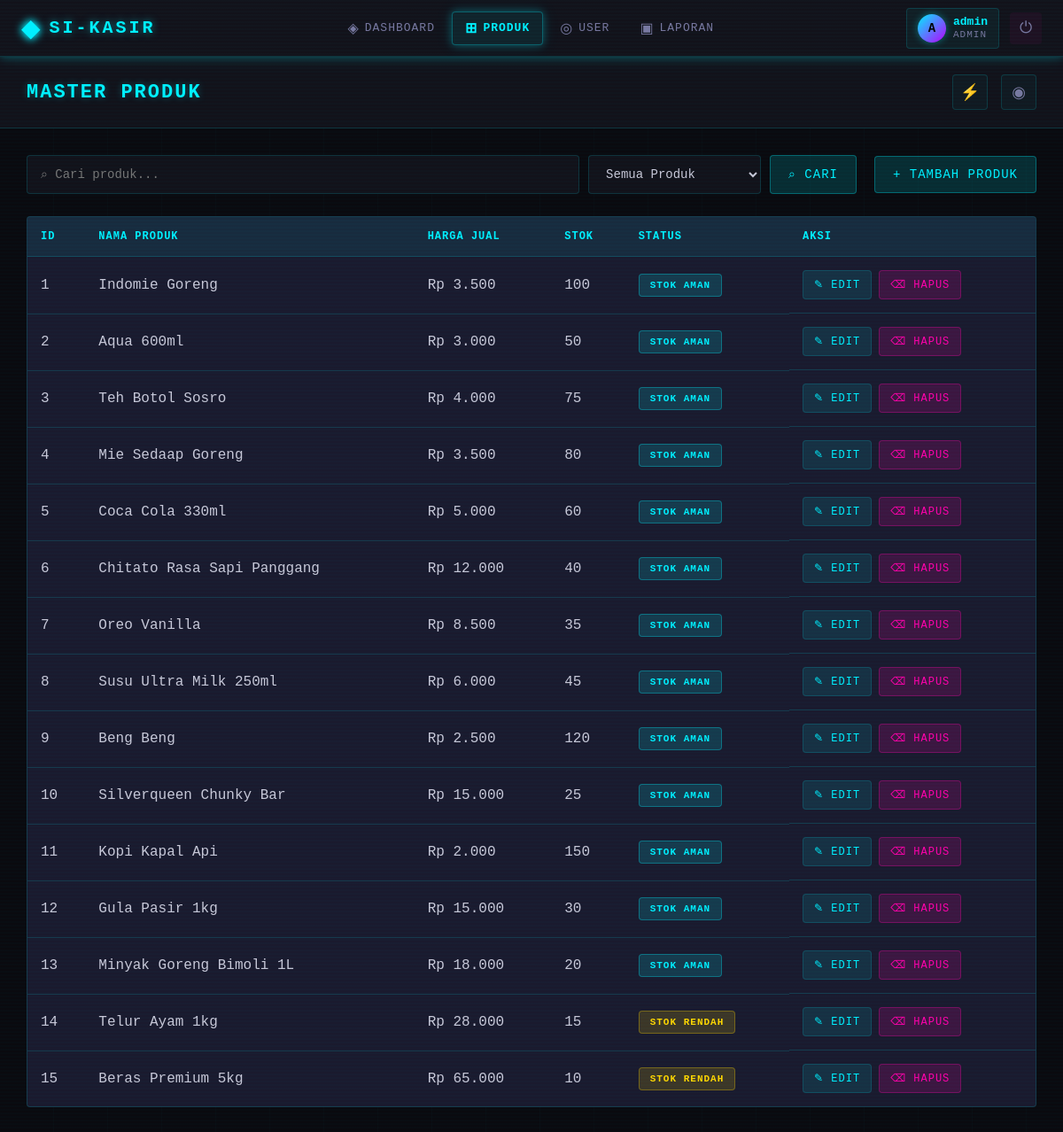
Screenshot of /modules/produk/index.php (signed in) with the database file from the repository.
### tables this page shows
CREATE TABLE IF NOT EXISTS m_produk (
    id_produk INT AUTO_INCREMENT PRIMARY KEY,
    nama_produk VARCHAR(100) NOT NULL,
    harga_jual DECIMAL(10,2) NOT NULL,
    stok INT NOT NULL DEFAULT 0
);

### includes/session.php (called while the page is built, shortened)
<?php
function getUsername() {
    return $_SESSION['username'] ?? null;
}
function getUserRole() {
    return $_SESSION['role'] ?? null;
}
?>

### modules/produk/index.php (the view, shortened to what this page needs)
<?php
require_once '../../includes/session.php';
$pageTitle = 'Master Produk';
$conn = getConnection();
$search = isset($_GET['search']) ? trim($_GET['search']) : '';
$filter = $_GET['filter'] ?? 'all';
$query = "SELECT * FROM m_produk WHERE 1=1";
$query .= " ORDER BY id_produk ASC";
$stmt = $conn->prepare($query);
$stmt->execute();
$result = $stmt->get_result();
$products = [];
while ($row = $result->fetch_assoc()) {
    $products[] = $row;
}
?>
<!DOCTYPE html>
<html lang="id">
<head>
    <link rel="stylesheet" href="/assets/css/sidebar.css">
    <link rel="stylesheet" href="/assets/css/produk.css">
</head>
<body>
    <?php include '../../includes/sidebar.php'; ?>
    <main class="main-content">
        <?php include '../../includes/topbar.php'; ?>
        <div class="content-area">
            <div class="toolbar">
                <div class="search-filter">
                    <form method="GET" action="" class="search-form">
                        <input type="text" name="search" placeholder="⌕ Cari produk..." value="<?php echo htmlspecialchars($search); ?>">
                        <select name="filter" onchange="this.form.submit()">
                            <option value="all" <?php echo $filter === 'all' ? 'selected' : ''; ?>>Semua Produk</option>
                        </select>
                        <button type="submit" class="btn btn-primary">⌕ Cari</button>
                    </form>
                </div>
                <a href="tambah.php" class="btn btn-success">+ Tambah Produk</a>
            </div>
            <div class="table-container">
                <table>
                    <thead>
                        <tr>
                            <th>ID</th>
                            <th>Nama Produk</th>
                            <th>Harga Jual</th>
                            <th>Stok</th>
                            <th>Status</th>
                            <th>Aksi</th>
                        </tr>
                    </thead>
                    <tbody>
                        <?php if (count($products) > 0): ?>
                            <?php foreach ($products as $row): ?>
                                <tr>
                                    <td><?php echo $row['id_produk']; ?></td>
                                    <td><?php echo htmlspecialchars($row['nama_produk']); ?></td>
                                    <td>Rp <?php echo number_format($row['harga_jual'], 0, ',', '.'); ?></td>
                                    <td><?php echo $row['stok']; ?></td>
                                    <td>
                                        <?php if ($row['stok'] < 5): ?>
                                            <span class="badge badge-danger">Stok Kritis</span>
                                        <?php elseif ($row['stok'] < 20): ?>
                                            <span class="badge badge-warning">Stok Rendah</span>
                                        <?php else: ?>
                                            <span class="badge badge-success">Stok Aman</span>
                                        <?php endif; ?>
                                    </td>
                                    <td class="action-buttons">
                                        <a href="edit.php?id=<?php echo $row['id_produk']; ?>" class="btn btn-sm">✎ Edit</a>
                                        <a href="?delete=<?php echo $row['id_produk']; ?>" class="btn btn-sm btn-danger" onclick="return confirm('Yakin ingin menghapus produk ini?')">⌫ Hapus</a>
                                    </td>
                                </tr>
                            <?php endforeach; ?>
                        <?php endif; ?>
                    </tbody>
                </table>
            </div>
        </div>
    </main>
</body>
</html>

### includes/sidebar.php (shortened to what this page needs)
<header class="header" id="header">
    <div class="header-left">
        <a href="/index.php" class="header-brand">
            <span class="brand-icon">◆</span>
            <span class="brand-text">SI-KASIR</span>
        </a>
    </div>
    <nav class="header-nav">
        <a href="/index.php" class="nav-link <?php echo basename($_SERVER['PHP_SELF']) === 'index.php' && dirname($_SERVER['PHP_SELF']) === '/' ? 'active' : ''; ?>">
            <span class="nav-icon">◈</span>
            <span class="nav-text">Dashboard</span>
        </a>
        <?php if (getUserRole() === 'Admin'): ?>
        <a href="/modules/produk/index.php" class="nav-link <?php echo strpos($_SERVER['PHP_SELF'], '/modules/produk/') !== false ? 'active' : ''; ?>">
            <span class="nav-icon">⊞</span>
            <span class="nav-text">Produk</span>
        </a>
        <a href="/modules/auth/user.php" class="nav-link <?php echo strpos($_SERVER['PHP_SELF'], '/modules/auth/user') !== false ? 'active' : ''; ?>">
            <span class="nav-icon">◎</span>
            <span class="nav-text">User</span>
        </a>
        <?php endif; ?>
        <?php if (getUserRole() === 'Admin'): ?>
        <a href="/modules/laporan/index.php" class="nav-link <?php echo strpos($_SERVER['PHP_SELF'], '/modules/laporan/') !== false ? 'active' : ''; ?>">
            <span class="nav-icon">▣</span>
            <span class="nav-text">Laporan</span>
        </a>
        <?php endif; ?>
    </nav>
    <div class="header-right">
        <div class="header-user">
            <div class="user-avatar-mini">
                <?php echo strtoupper(substr(getUsername(), 0, 1)); ?>
            </div>
            <div class="user-info-mini">
                <span class="user-name"><?php echo htmlspecialchars(getUsername()); ?></span>
                <span class="user-role"><?php echo htmlspecialchars(getUserRole()); ?></span>
            </div>
        </div>
        <a href="/modules/auth/logout.php" class="logout-btn" title="Logout">
            <span>⏻</span>
        </a>
    </div>
</header>

### includes/topbar.php (shortened to what this page needs)
<div class="top-bar">
    <h1 class="page-title"><?php echo $pageTitle ?? 'Dashboard'; ?></h1>
    <div class="top-bar-actions">
        <button class="notification-btn" title="Notifikasi" onclick="showNotifications()">
            ⚡
        </button>
        <button class="profile-btn" title="Profile" onclick="showProfile()">
            ◉
        </button>
    </div>
</div>

### assets/css/produk.css (style rules this page uses)
:root { --bg-primary: #0a0a0f; --bg-secondary: #12121a; --bg-card: #1a1a2e; --neon-cyan: #00f0ff; --neon-pink: #ff00aa; --neon-purple: #b800ff; --neon-yellow: #ffd700; --text-primary: #c8c8d8; --text-secondary: #7878a0; --border-color: rgba(0, 240, 255, 0.15); --glow-cyan: 0 0 10px rgba(0, 240, 255, 0.3), 0 0 20px rgba(0, 240, 255, 0.1); }
.content-area { padding: 30px; }
.toolbar { display: flex; justify-content: space-between; align-items: center; margin-bottom: 25px; gap: 20px; flex-wrap: wrap; }
.search-filter { flex: 1; min-width: 300px; }
.search-form { display: flex; gap: 10px; flex-wrap: wrap; }
.search-form input, .search-form select { padding: 12px 15px; border: 1px solid var(--border-color); border-radius: 4px; font-size: 14px; transition: all 0.3s; background: var(--bg-secondary); color: var(--text-primary); font-family: 'Courier New', monospace; }
.search-form input { flex: 1; min-width: 200px; }
.search-form select { min-width: 150px; }
.btn { display: inline-flex; align-items: center; gap: 8px; padding: 12px 20px; background: rgba(0, 240, 255, 0.1); color: var(--neon-cyan); text-decoration: none; border-radius: 4px; border: 1px solid var(--border-color); cursor: pointer; font-size: 14px; font-weight: 500; transition: all 0.3s; font-family: 'Courier New', monospace; text-transform: uppercase; letter-spacing: 1px; }
.btn-success { background: rgba(0, 240, 255, 0.15); border-color: rgba(0, 240, 255, 0.3); }
.btn-primary { background: rgba(0, 240, 255, 0.15); border-color: rgba(0, 240, 255, 0.3); }
.btn-danger { background: rgba(255, 0, 170, 0.15); border-color: rgba(255, 0, 170, 0.3); color: var(--neon-pink); }
.btn-sm { padding: 8px 12px; font-size: 12px; }
.table-container { background: var(--bg-card); border-radius: 4px; border: 1px solid var(--border-color); overflow: hidden; }
table { width: 100%; border-collapse: collapse; }
table th, table td { padding: 15px; text-align: left; border-bottom: 1px solid var(--border-color); }
table th { background: rgba(0, 240, 255, 0.08); color: var(--neon-cyan); font-weight: 600; font-size: 12px; text-transform: uppercase; letter-spacing: 1px; }
table tbody tr { transition: all 0.3s; }
table tbody tr:last-child td { border-bottom: none; }
.badge { padding: 6px 12px; border-radius: 4px; font-size: 11px; font-weight: 600; display: inline-block; text-transform: uppercase; letter-spacing: 1px; }
.badge-success { background: rgba(0, 240, 255, 0.15); color: var(--neon-cyan); border: 1px solid rgba(0, 240, 255, 0.3); }
.badge-warning { background: rgba(255, 215, 0, 0.15); color: var(--neon-yellow); border: 1px solid rgba(255, 215, 0, 0.3); }
.action-buttons { display: flex; gap: 8px; }

### rows the page displays
m_produk: id_produk "1", nama_produk "Indomie Goreng", harga_jual "3.500", stok "100", shows "STOK AMAN"
m_produk: id_produk "2", nama_produk "Aqua 600ml", harga_jual "3.000", stok "50", shows "STOK AMAN"
m_produk: id_produk "3", nama_produk "Teh Botol Sosro", harga_jual "4.000", stok "75", shows "STOK AMAN"
m_produk: id_produk "4", nama_produk "Mie Sedaap Goreng", harga_jual "3.500", stok "80", shows "STOK AMAN"
m_produk: id_produk "5", nama_produk "Coca Cola 330ml", harga_jual "5.000", stok "60", shows "STOK AMAN"
m_produk: id_produk "6", nama_produk "Chitato Rasa Sapi Panggang", harga_jual "12.000", stok "40", shows "STOK AMAN"
m_produk: id_produk "7", nama_produk "Oreo Vanilla", harga_jual "8.500", stok "35", shows "STOK AMAN"
m_produk: id_produk "8", nama_produk "Susu Ultra Milk 250ml", harga_jual "6.000", stok "45", shows "STOK AMAN"
m_produk: id_produk "9", nama_produk "Beng Beng", harga_jual "2.500", stok "120", shows "STOK AMAN"
m_produk: id_produk "10", nama_produk "Silverqueen Chunky Bar", harga_jual "15.000", stok "25", shows "STOK AMAN"
m_produk: id_produk "11", nama_produk "Kopi Kapal Api", harga_jual "2.000", stok "150", shows "STOK AMAN"
m_produk: id_produk "12", nama_produk "Gula Pasir 1kg", harga_jual "15.000", stok "30", shows "STOK AMAN"
m_produk: id_produk "13", nama_produk "Minyak Goreng Bimoli 1L", harga_jual "18.000", stok "20", shows "STOK AMAN"
m_produk: id_produk "14", nama_produk "Telur Ayam 1kg", harga_jual "28.000", stok "15", shows "STOK RENDAH"
m_produk: id_produk "15", nama_produk "Beras Premium 5kg", harga_jual "65.000", stok "10", shows "STOK RENDAH"

### other values shown
substr(getUsername(), 0, 1) "A"
getUsername() "admin"
getUserRole() "ADMIN"
$pageTitle "MASTER PRODUK"
